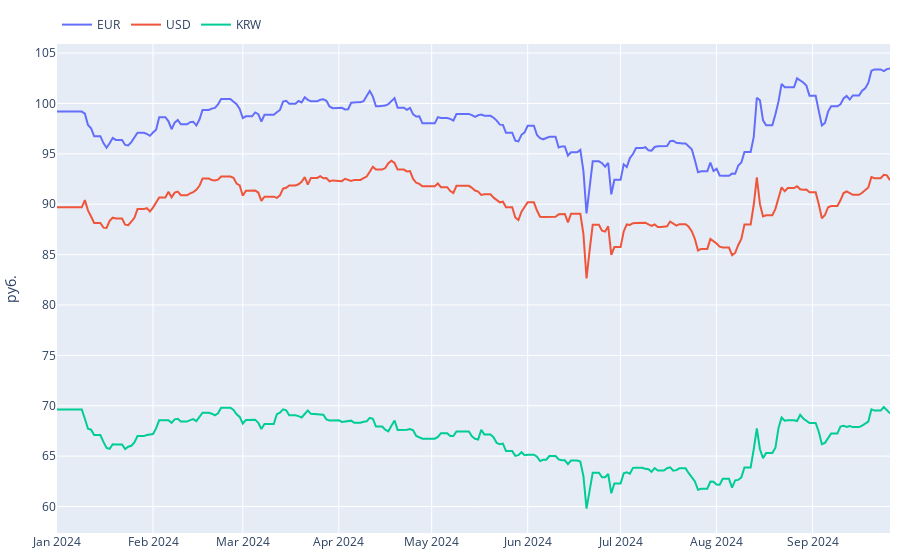

Write notebook code for a chart like this one.
### Code cell
# Значение корейского вона приведено в соотношении 1000 вон = 1 рубль, для отображения в одной размерности с долларом и евро
# К слову в таком масштабе 1/1000 парсится с сайта ЦБ
fig = go.Figure()
fig.add_trace(go.Scatter(x=df['date'], y=df['EUR'], name='EUR'))
fig.add_trace(go.Scatter(x=df['date'], y=df['USD'], name='USD'))
fig.add_trace(go.Scatter(x=df['date'], y=df['KRW'], name='KRW'))
fig.update_layout(margin=dict(l=10, r=10, t=30, b=10),
                  legend=dict(orientation='h', yanchor='bottom', x=0, y=1.01),
                #  height=1000,
                #   width=1000
                )
fig.update_traces(hoverinfo='all', hovertemplate='Дата и время: %{x}<br>Курс: %{y:.2f}руб.')
fig.update_yaxes(title_text='руб.')

### Figure 1 — Plotly figure (JSON) as saved in the notebook; plotly's stock layout.template omitted (floating-point values rounded to 4 significant figures; data arrays with more than 128 entries replaced by an {"elided": "..."} marker saying what was removed)
{"data": [{"hoverinfo": "all", "hovertemplate": "Дата и время: %{x}<br>Курс: %{y:.2f}руб.", "name": "EUR", "type": "scatter", "x": {"elided": "270 str values"}, "y": {"elided": "270 float values"}}, {"hoverinfo": "all", "hovertemplate": "Дата и время: %{x}<br>Курс: %{y:.2f}руб.", "name": "USD", "type": "scatter", "x": {"elided": "270 str values"}, "y": {"elided": "270 float values"}}, {"hoverinfo": "all", "hovertemplate": "Дата и время: %{x}<br>Курс: %{y:.2f}руб.", "name": "KRW", "type": "scatter", "x": {"elided": "270 str values"}, "y": {"elided": "270 float values"}}], "layout": {"legend": {"orientation": "h", "x": 0, "y": 1.01, "yanchor": "bottom"}, "margin": {"b": 10, "l": 10, "r": 10, "t": 30}, "yaxis": {"title": {"text": "руб."}}}}
